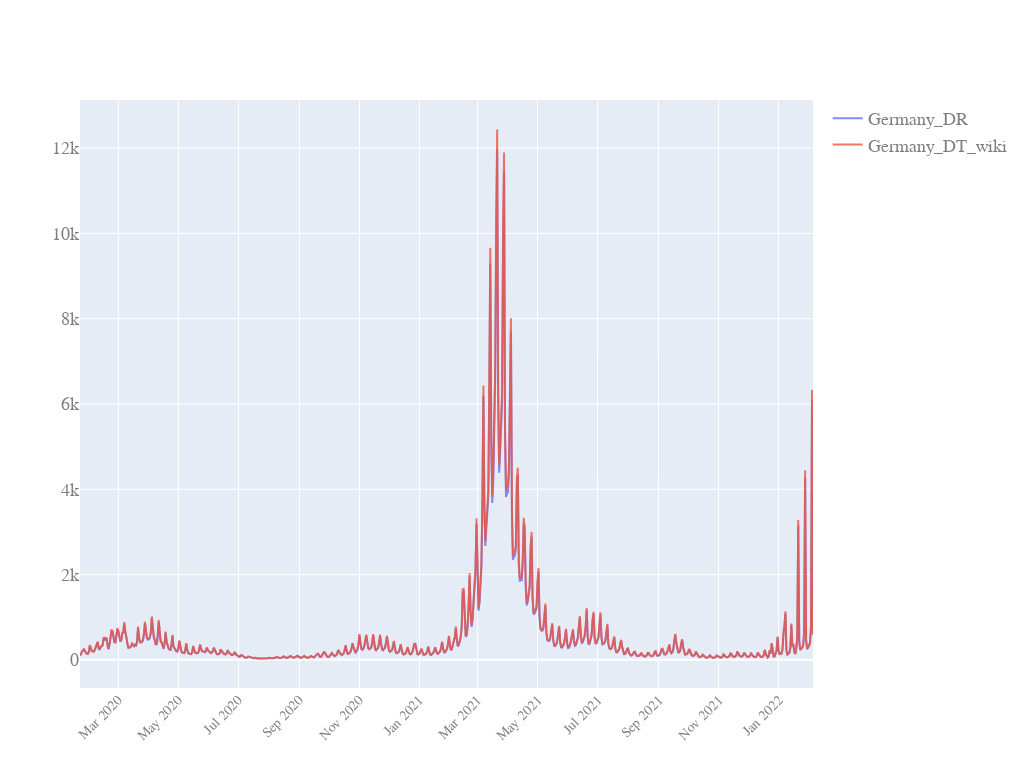

Here is the notebook cell this chart was saved with:
### Code cell
quick_plot(df_analyse.date,df_analyse.iloc[100:,[6,7]],y_scale='linear')

### Figure 1 — Plotly figure (JSON) as saved in the notebook; plotly's stock layout.template omitted (floating-point values rounded to 4 significant figures; data arrays with more than 128 entries replaced by an {"elided": "..."} marker saying what was removed)
{"data": [{"name": "Germany_DR", "opacity": 0.8, "type": "scatter", "x": {"elided": "846 str values"}, "y": {"elided": "746 float values"}}, {"name": "Germany_DT_wiki", "opacity": 0.8, "type": "scatter", "x": {"elided": "846 str values"}, "y": {"elided": "746 float values"}}], "layout": {"autosize": true, "font": {"color": "#7f7f7f", "family": "PT Sans, monospace", "size": 18}, "height": 768, "width": 1024, "xaxis": {"nticks": 20, "tickangle": -45, "tickfont": {"color": "#7f7f7f", "size": 14}}, "yaxis": {"type": "linear"}}}
